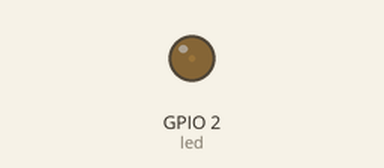
Bench run of a sketch on a simulated ESP32. On the bench: output pins drawn as LEDs (lit = HIGH). What the sketch prints to the serial monitor is not drawn.

Above: at 0.25 s.
At 0.95 s:
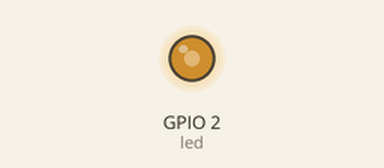
At 1.4 s:
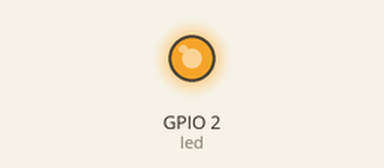
At 2.55 s:
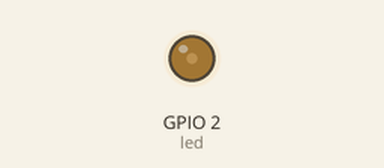
Timing chart, 0 to 6.3 s (numbered marks = the images above):
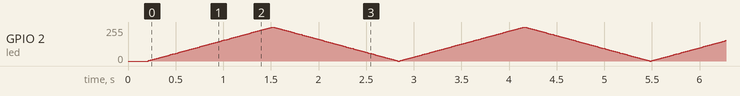

The sketch:

led_PWM.ino
```cpp
//ESP32 - PWM
//Controlar la intensidad del led de la tarjeta

//Variables y constantes
#define led 2   //Dirección del led
#define fre 1000   //Frecuencia PWM
#define res 16   //Resolución PEM
#define Max (pow(2,res)-1)  //El valor maximo de ancho de pulso

void setup() {
  //Serial
  Serial.begin(115200);
  delay(200);
  //GPIO
  pinMode(led,OUTPUT);  //Cuando es PWM es opcional asignarlo como salida
  //PWM
  ledcAttach(led,fre,res); //La salida es led, la frecuencia es 1KHz y la resolución de 16 bits

  Serial.println();
  Serial.println("Control de un led or PWM");
  Serial.println();
}

void loop() {
  for(int i=0; i<=Max; i+=500){
    ledcWrite(led,i);  //Cambia el valor del ancho de pulso
    delay(10);
  }
  for(int i=0; i<=Max; i+=500){
    ledcWrite(led,Max-i);  //Cambia el valor del ancho de pulso :D
    delay(10);
  }
}
```
